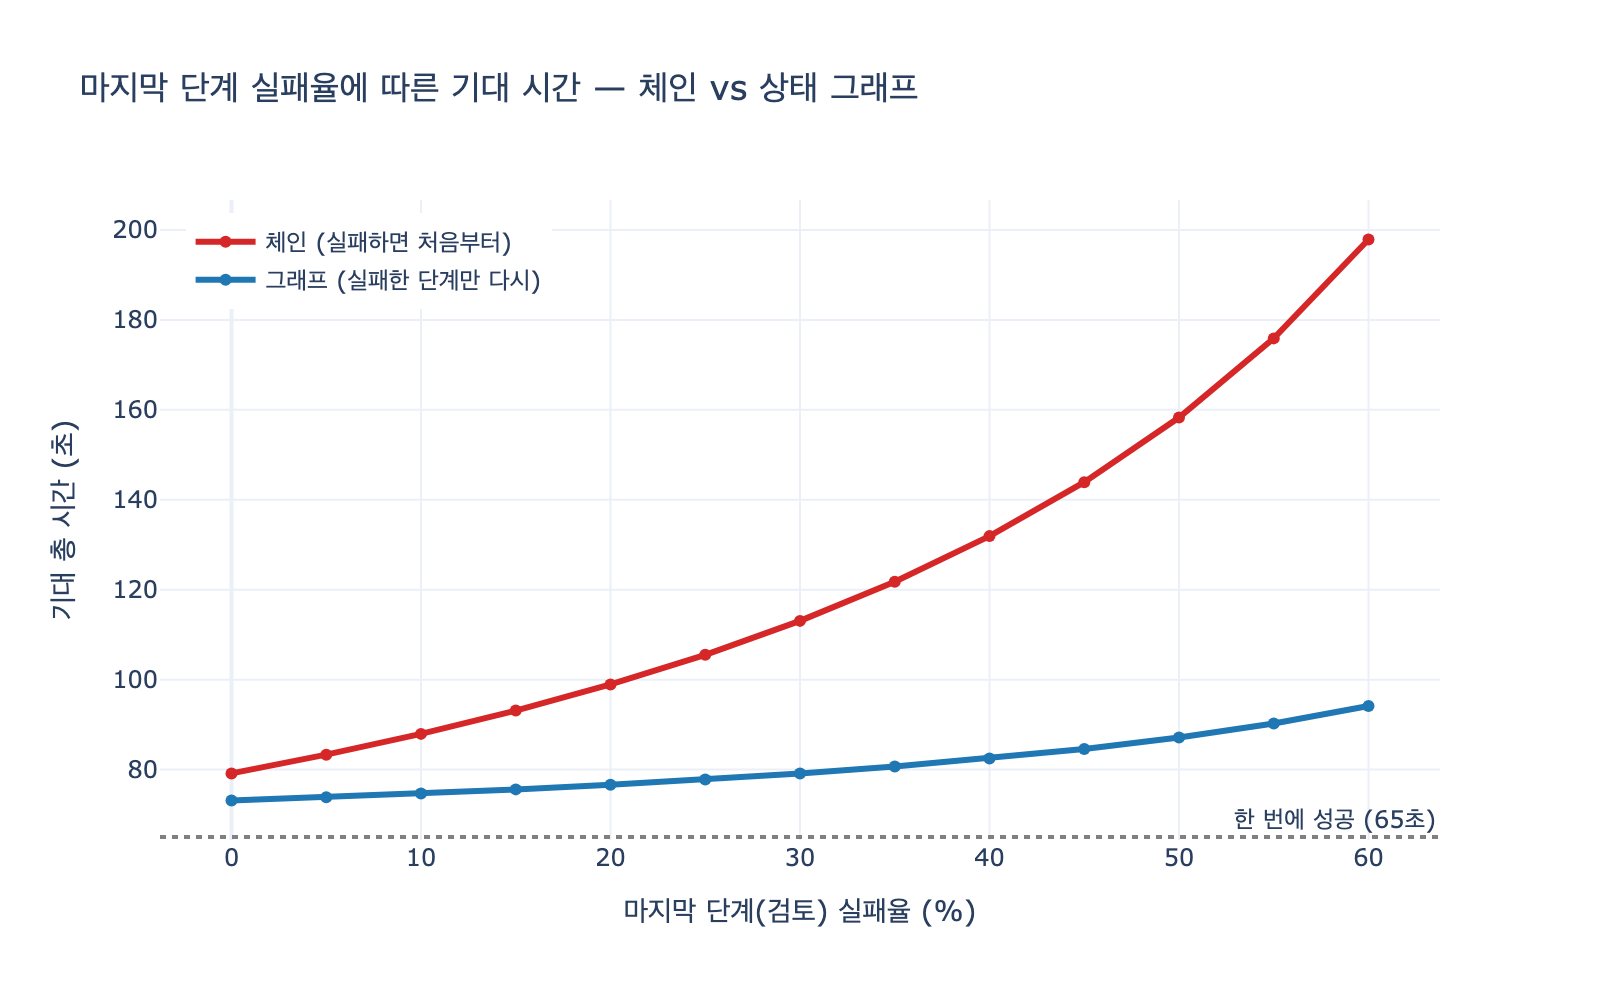

Reproduce this figure in Python.
# %% [markdown]
# # 체인의 기대 비용은 어떻게 계산하는가
#
# 답: **한 회차에서 실패 지점까지 쓰는 기대 비용(도달 확률 누적)** 을 구하고,
# **전체 성공 확률의 역수**만큼 회차를 반복한다고 보고 곱한다.
#
# $$E[\text{총 비용}] = \frac{\sum_i c_i \prod_{j<i}(1-p_j)}{\prod_i (1-p_i)}$$
#
# 책 18장의 네 단계(실패율 5/8/18/10%)로 단계별로 확인하고,
# 그래프 방식 $\sum_i c_i/(1-p_i)$ 및 몬테카를로 시뮬레이션과 비교한다.

# %%
# 필요 패키지: plotly, kaleido (시각화·PNG 저장), numpy 불필요
import os
import random


def _show(fig):
    try:
        from IPython import get_ipython
        if get_ipython() is not None:  # VSCode 셀/Jupyter에서만 렌더링
            fig.show()
    except ImportError:
        pass


HERE = os.path.dirname(os.path.abspath(__file__)) if "__file__" in globals() else "."

# 책 18장 steps.py 의 값: (이름, 시간(초), 토큰, 실패 확률)
STEPS = [
    ("문서 찾기", 12, 3_200, 0.05),
    ("요약",       8, 5_100, 0.08),
    ("초안 작성", 31, 8_400, 0.18),
    ("검토",      14, 4_300, 0.10),
]
PRICE_PER_MTOK = 4_000  # 원


def cost(tokens):
    return tokens / 1_000_000 * PRICE_PER_MTOK

# %% [markdown]
# ## 1단계 — 준비 운동: 기하분포 $E[N] = 1/p$
#
# 성공 확률 $p$인 시행을 성공할 때까지 반복하면 평균 몇 번인가?
#
# $$E[N] = p \cdot 1 + (1-p)(1 + E[N]) \;\Rightarrow\; E[N] = \frac{1}{p}$$
#
# 시뮬레이션으로 확인해 본다.

# %%
random.seed(42)

def trials_until_success(p):
    n = 1
    while random.random() >= p:
        n += 1
    return n

for p in (0.5, 0.2, 0.645):
    sim = sum(trials_until_success(p) for _ in range(100_000)) / 100_000
    print(f"성공 확률 {p:.3f} → 이론 1/p = {1/p:.3f}, 시뮬레이션 = {sim:.3f}")
# 출력: 성공 확률 0.500 → 이론 1/p = 2.000, 시뮬레이션 = 2.004
# 출력: 성공 확률 0.200 → 이론 1/p = 5.000, 시뮬레이션 = 5.011
# 출력: 성공 확률 0.645 → 이론 1/p = 1.550, 시뮬레이션 = 1.550

# %% [markdown]
# ## 2단계 — 한 회차의 기대 비용: 도달 확률 $r_i = \prod_{j<i}(1-p_j)$ 누적
#
# 단계 $i$의 비용은 그 단계에 **도달했을 때만** 쓴다. 그래서
#
# $$C_{\text{round}} = \sum_i r_i \, c_i, \qquad r_1 = 1,\; r_{i+1} = r_i (1-p_i)$$

# %%
print(f"{'단계':<8} {'실패율':>6} {'도달 확률 r':>12} {'시간(초)':>8} {'r×시간':>8}")
print("-" * 50)
reach = 1.0
t_round = tok_round = 0.0
for name, secs, tokens, p in STEPS:
    print(f"{name:<8} {p*100:>5.0f}% {reach:>12.4f} {secs:>8} {reach*secs:>8.2f}")
    t_round += reach * secs
    tok_round += reach * tokens
    reach *= (1 - p)

p_all_ok = reach  # 마지막까지 곱해진 값 = 전체 성공 확률
print("-" * 50)
print(f"한 회차 기대 시간  C_round = {t_round:.2f}초")
print(f"한 회차 기대 토큰          = {tok_round:,.0f}")
print(f"전체 성공 확률     P_ok    = {p_all_ok:.4f}")
# 출력: 문서 찾기    5%       1.0000       12    12.00
# 출력: 요약         8%       0.9500        8     7.60
# 출력: 초안 작성   18%       0.8740       31    27.09
# 출력: 검토        10%       0.7167       14    10.03
# 출력: 한 회차 기대 시간  C_round = 56.73초
# 출력: 한 회차 기대 토큰          = 18,468
# 출력: 전체 성공 확률     P_ok    = 0.6450

# %% [markdown]
# ## 3단계 — 합치기: 회차 수 $= 1/P_{ok}$ 를 곱한다
#
# $$E[\text{총 비용}] = C_{\text{round}} \times \frac{1}{P_{\text{ok}}}$$

# %%
def expected_chain(steps):
    """체인: 실패하면 처음부터. (기대 시간, 기대 토큰)"""
    t = tok = 0.0
    reach = 1.0
    for _, secs, tokens, p in steps:
        t += reach * secs
        tok += reach * tokens
        reach *= (1 - p)
    return t / reach, tok / reach  # reach == P_ok


def expected_graph(steps):
    """상태 그래프: 실패한 단계만 다시. 단계별 기하분포 1/(1-p)."""
    t = sum(secs / (1 - p) for _, secs, _, p in steps)
    tok = sum(tokens / (1 - p) for _, _, tokens, p in steps)
    return t, tok


one_shot_t = sum(s for _, s, _, _ in STEPS)
one_shot_tok = sum(k for _, _, k, _ in STEPS)
ct, ctok = expected_chain(STEPS)
gt, gtok = expected_graph(STEPS)

print(f"한 번에 성공하면      {one_shot_t:>6.1f}초  {cost(one_shot_tok):>7.1f}원")
print(f"체인 기대 비용        {ct:>6.1f}초  {cost(ctok):>7.1f}원   (= {t_round:.2f} × {1/p_all_ok:.3f})")
print(f"그래프 기대 비용      {gt:>6.1f}초  {cost(gtok):>7.1f}원   (= Σ c_i/(1-p_i))")
print(f"그래프가 아끼는 시간  {(1 - gt/ct)*100:>5.1f}%")
# 출력: 한 번에 성공하면        65.0초     84.0원
# 출력: 체인 기대 비용          87.9초    114.5원   (= 56.73 × 1.550)
# 출력: 그래프 기대 비용        74.7초     95.7원   (= Σ c_i/(1-p_i))
# 출력: 그래프가 아끼는 시간   15.1%

# %% [markdown]
# ## 4단계 — 몬테카를로 시뮬레이션으로 공식 검증
#
# 공식이 맞는지, 실제로 체인을 10만 번 돌려서 평균을 재 본다.

# %%
random.seed(7)

def simulate_chain_once(steps):
    """성공할 때까지 처음부터 반복. 총 소요 시간을 돌려준다."""
    total = 0.0
    while True:
        ok = True
        for _, secs, _, p in steps:
            total += secs
            if random.random() < p:
                ok = False
                break  # 실패 지점까지만 쓰고 회차 종료
        if ok:
            return total

N = 100_000
sim_t = sum(simulate_chain_once(STEPS) for _ in range(N)) / N
print(f"공식      : {ct:.2f}초")
print(f"시뮬레이션: {sim_t:.2f}초  (10만 회 평균)")
# 출력: 공식      : 87.95초
# 출력: 시뮬레이션: 87.97초  (10만 회 평균)

# %% [markdown]
# ## 5단계 — 마지막 단계 실패율을 키우면: 체인 vs 그래프
#
# 체인은 분모 $P_{ok}$가 곱셈으로 작아져 비용이 **비선형으로** 튀고,
# 그래프는 해당 항 $c_4/(1-p_4)$만 늘어난다. 뒤쪽 실패율이 높을수록 격차가 벌어진다.

# %%
import plotly.graph_objects as go

p_lasts = [i / 100 for i in range(0, 61, 5)]
chain_ts, graph_ts = [], []
for p_last in p_lasts:
    steps = STEPS[:-1] + [("검토", 14, 4_300, p_last)]
    chain_ts.append(expected_chain(steps)[0])
    graph_ts.append(expected_graph(steps)[0])

fig = go.Figure()
fig.add_scatter(x=[p * 100 for p in p_lasts], y=chain_ts,
                name="체인 (실패하면 처음부터)", mode="lines+markers",
                line=dict(color="#d62728", width=3))
fig.add_scatter(x=[p * 100 for p in p_lasts], y=graph_ts,
                name="그래프 (실패한 단계만 다시)", mode="lines+markers",
                line=dict(color="#1f77b4", width=3))
fig.add_hline(y=one_shot_t, line_dash="dot", line_color="gray",
              annotation_text="한 번에 성공 (65초)")
fig.update_layout(
    title="마지막 단계 실패율에 따른 기대 시간 — 체인 vs 상태 그래프",
    xaxis_title="마지막 단계(검토) 실패율 (%)",
    yaxis_title="기대 총 시간 (초)",
    width=800, height=500, template="plotly_white",
    legend=dict(x=0.02, y=0.98),
)
_show(fig)
fig.write_image(os.path.join(HERE, "expy.png"), scale=2)

for p_last, c, g in zip(p_lasts[::4], chain_ts[::4], graph_ts[::4]):
    print(f"검토 실패율 {p_last*100:>3.0f}% → 체인 {c:>6.1f}초, 그래프 {g:>6.1f}초, 격차 {c-g:>5.1f}초")
print("expy.png 저장 완료")
# 출력: 검토 실패율   0% → 체인   79.2초, 그래프   73.1초, 격차   6.0초
# 출력: 검토 실패율  20% → 체인   98.9초, 그래프   76.6초, 격차  22.3초
# 출력: 검토 실패율  40% → 체인  131.9초, 그래프   82.5초, 격차  49.5초
# 출력: 검토 실패율  60% → 체인  197.9초, 그래프   94.1초, 격차 103.8초
# 출력: expy.png 저장 완료

# %% [markdown]
# ## 정리
#
# 체인의 기대 비용 계산은 두 겹이다.
#
# 1. **한 회차의 기대 비용**: 각 단계 비용에 도달 확률 $r_i = \prod_{j<i}(1-p_j)$를 곱해 누적
#    — 실패 지점 뒤의 비용은 도달 확률이 곱해지며 자동으로 빠진다.
# 2. **회차 반복**: 전체 성공 확률 $P_{ok} = \prod_i(1-p_i)$의 역수(기하분포 기대값)를 곱한다.
#
# $$E[\text{총 비용}] = \frac{\sum_i c_i \prod_{j<i}(1-p_j)}{\prod_i (1-p_i)}$$
#
# 그래프는 실패한 단계만 다시 하므로 $\sum_i c_i/(1-p_i)$ — 뒤쪽 실패율이 높거나
# 단계가 많을수록 체인의 분모가 작아져 격차가 벌어진다.
